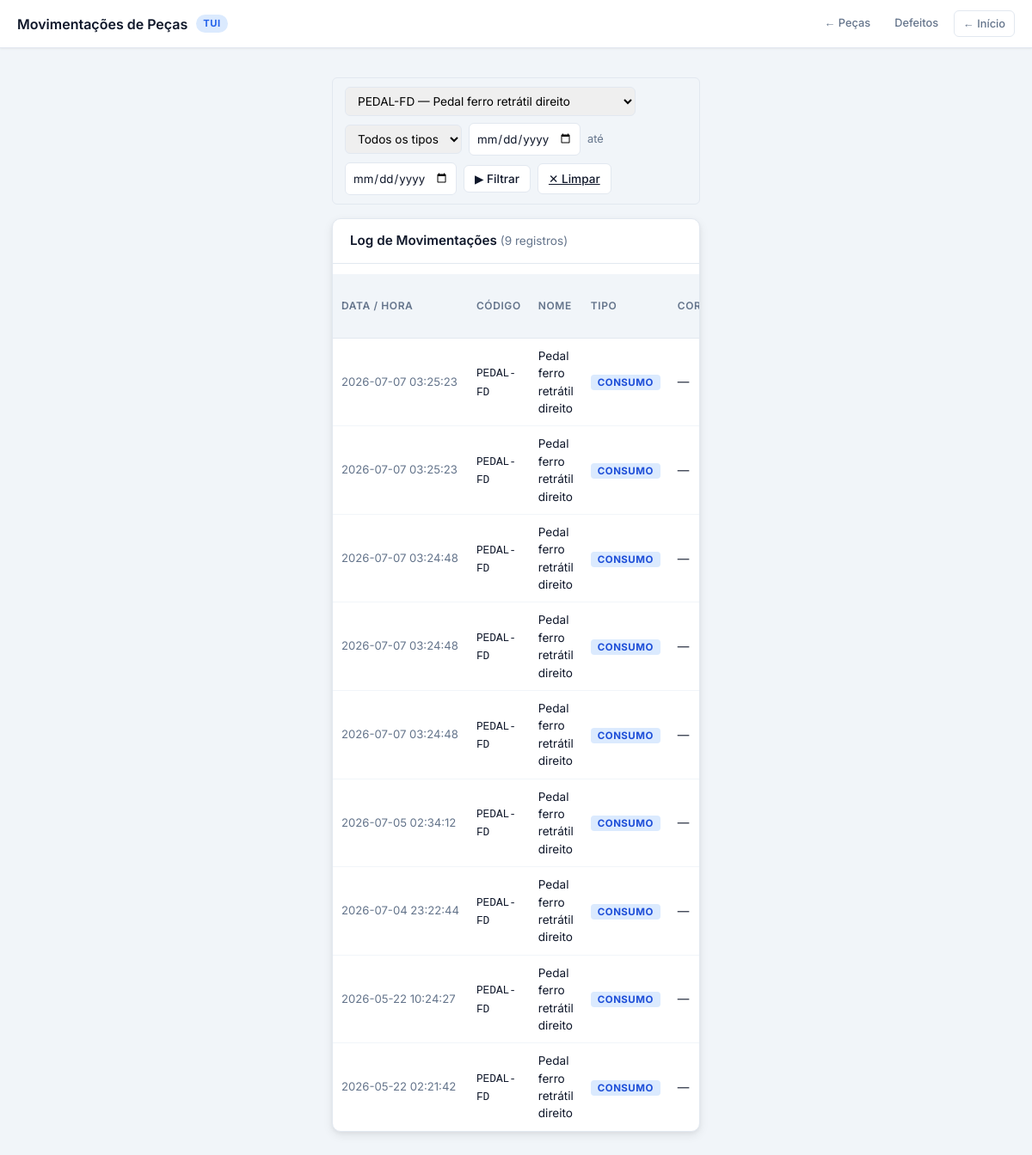
Screenshot of /pecas/movimentacoes?peca_id=2 with the database file from the repository.
### tables this page shows
CREATE TABLE movimentacoes_peca (
            id             INTEGER PRIMARY KEY AUTOINCREMENT,
            peca_id        INTEGER NOT NULL REFERENCES pecas(id),
            cor            TEXT DEFAULT NULL,
            tipo           TEXT NOT NULL,
            quantidade     INTEGER NOT NULL,
            motivo_detalhe TEXT DEFAULT '',
            num_pedido     TEXT DEFAULT '',
            num_lote       TEXT DEFAULT '',
            modelo_scooter TEXT DEFAULT NULL,
            data_hora      TIMESTAMP DEFAULT (strftime('%Y-%m-%d %H:%M:%S','now','localtime'))
        );

CREATE TABLE pecas (
            id               INTEGER PRIMARY KEY AUTOINCREMENT,
            codigo           TEXT UNIQUE NOT NULL,
            nome             TEXT NOT NULL,
            origem           TEXT NOT NULL,
            container_tipo   TEXT DEFAULT 'PADRAO',
            tem_variacao_cor INTEGER DEFAULT 0,
            peca_pai_id      INTEGER REFERENCES pecas(id),
            ativo            INTEGER DEFAULT 1
        , custo_unitario REAL DEFAULT 0);

### app/routes/pecas.py (the view)
@pecas_bp.route('/pecas/movimentacoes')
def movimentacoes():
    peca_id_filtro = request.args.get('peca_id', '').strip()
    tipo_filtro    = request.args.get('tipo', '').strip()
    data_inicio    = request.args.get('data_inicio', '').strip()
    data_fim       = request.args.get('data_fim', '').strip()
    mov = models.consultar_movimentacoes(
        peca_id    = int(peca_id_filtro) if peca_id_filtro else None,
        tipo       = tipo_filtro or None,
        data_inicio= data_inicio or None,
        data_fim   = data_fim or None,
    )
    pecas_lista = models.listar_pecas(apenas_ativas=True)
    return render_template(
        'pecas/movimentacoes.html',
        movimentacoes=mov,
        pecas_lista=pecas_lista,
        peca_id_filtro=peca_id_filtro,
        tipo_filtro=tipo_filtro,
        data_inicio=data_inicio,
        data_fim=data_fim,
    )

### app/models/connection.py (called while the page is built)
def get_connection():
    conn = sqlite3.connect(NOME_BANCO_DE_DADOS)
    conn.row_factory = sqlite3.Row
    return conn

### app/models/peca.py (called while the page is built)
def listar_pecas(apenas_ativas=True, apenas_raiz=False):
    conn = get_connection()
    conditions = []
    if apenas_ativas:
        conditions.append("p.ativo = 1")
    if apenas_raiz:
        conditions.append("p.peca_pai_id IS NULL")
    where = ("WHERE " + " AND ".join(conditions)) if conditions else ""
    query = f"""
        SELECT p.id, p.codigo, p.nome, p.origem, p.container_tipo,
               p.tem_variacao_cor, p.peca_pai_id, p.ativo,
               p.custo_unitario,
               COALESCE(SUM(ep.quantidade), 0) AS estoque_total
        FROM pecas p
        LEFT JOIN estoque_pecas ep ON ep.peca_id = p.id
        {where}
        GROUP BY p.id
        ORDER BY p.nome
    """
    rows = conn.execute(query).fetchall()
    conn.close()
    return [dict(row) for row in rows]

### app/templates/pecas/movimentacoes.html (shortened to what this page needs)
<!DOCTYPE html>
<html lang="pt-br">
<head>
    <link rel="stylesheet" href="{{ url_for('static', filename='css/style.css') }}">
</head>
<body>
<header class="page-header">
    <div class="page-header-title">
        Movimentações de Peças
        <span class="badge">TUI</span>
    </div>
    <div class="page-nav-links">
        <a href="{{ url_for('pecas') }}">← Peças</a>
        <a href="{{ url_for('defeitos_pecas') }}">Defeitos</a>
        <a href="{{ url_for('landing_page') }}" class="btn-back">← Início</a>
    </div>
</header>
<div class="container">
    <div class="filter-controls">
        <form method="get" action="{{ url_for('movimentacoes_pecas') }}"
              style="display:flex; align-items:center; gap:8px; flex-wrap:wrap;
                     background:none; box-shadow:none; margin:0; padding:0; border-radius:0;">
            <select name="peca_id" style="padding:7px 10px; border:1.5px solid var(--border);
                    border-radius:var(--radius-sm); font-family:inherit; font-size:0.85rem;">
                {% for p in pecas_lista %}
                <option value="{{ p.id }}" {% if peca_id_filtro == p.id|string %}selected{% endif %}>
                    {{ p.codigo }} — {{ p.nome }}
                </option>
                {% endfor %}
            </select>
            <select name="tipo" style="padding:7px 10px; border:1.5px solid var(--border);
                    border-radius:var(--radius-sm); font-family:inherit; font-size:0.85rem;">
                <option value="">Todos os tipos</option>
            </select>
            <input type="date" name="data_inicio" value="{{ data_inicio }}"
                   class="month-picker" style="width:130px;" title="Data início">
            <span style="color:var(--text-muted); font-size:0.8rem;">até</span>
            <input type="date" name="data_fim" value="{{ data_fim }}"
                   class="month-picker" style="width:130px;" title="Data fim">
            <button type="submit" class="btn" style="padding:7px 12px; font-size:0.85rem;">▶ Filtrar</button>
            <a href="{{ url_for('movimentacoes_pecas') }}" class="btn"
               style="padding:7px 12px; font-size:0.85rem;">✕ Limpar</a>
        </form>
    </div>
    <div style="background:var(--card); border-radius:var(--radius); box-shadow:var(--shadow-md);
                margin-top:16px; overflow:hidden; border:1px solid var(--border);">
        <div style="padding:14px 20px; border-bottom:1px solid var(--border); display:flex;
                    align-items:center; justify-content:space-between;">
            <h2 style="font-size:0.95rem; font-weight:600; margin:0;">
                Log de Movimentações
                <span style="font-weight:400; color:var(--text-muted); font-size:0.85rem;">
                    ({{ movimentacoes|length }} registros)
                </span>
            </h2>
        </div>
        <div style="overflow-x:auto;">
            <table>
                <thead>
                    <tr>
                        <th>Data / Hora</th>
                        <th>Código</th>
                        <th>Nome</th>
                        <th>Tipo</th>
                        <th>Cor</th>
                    </tr>
                </thead>
                <tbody>
                    {% for m in movimentacoes %}
                    <tr>
                        <td style="white-space:nowrap; color:var(--text-muted); font-size:0.82rem;">
                            {{ m.data_hora }}
                        </td>
                        <td><code style="font-size:0.8rem;">{{ m.codigo }}</code></td>
                        <td>{{ m.nome }}</td>
                        <td>
                            <span class="badge-tipo tipo-{{ m.tipo | lower }}">{{ m.tipo }}</span>
                        </td>
                        <td>{{ m.cor or '—' }}</td>
                    </tr>
                    {% else %}
                    <tr>
                        <td colspan="9" style="text-align:center; color:var(--text-muted); padding:32px;">
                            Nenhuma movimentação no período selecionado.
                        </td>
                    </tr>
                    {% endfor %}
                </tbody>
            </table>
        </div>
    </div>
</div>
</body>
</html>

### app/static/css/style.css (style rules this page uses)
:root { --primary: #2563eb; --primary-dark: #1d4ed8; --primary-light: #dbeafe; --success: #10b981; --success-dark: #059669; --danger: #ef4444; --danger-dark: #dc2626; --warning: #f59e0b; --warning-dark: #d97706; --surface: #f1f5f9; --card: #ffffff; --text: #0f172a; --text-muted: #64748b; --border: #e2e8f0; --radius: 10px; --radius-sm: 6px; --radius-lg: 14px; --shadow-sm: 0 1px 2px rgba(0,0,0,0.06); --shadow: 0 1px 3px rgba(0,0,0,0.10), 0 1px 2px rgba(0,0,0,0.06); --shadow-md: 0 4px 12px rgba(0,0,0,0.08), 0 2px 4px rgba(0,0,0,0.04); --shadow-lg: 0 10px 30px rgba(0,0,0,0.10), 0 4px 10px rgba(0,0,0,0.05); }
*, *::before, *::after { box-sizing: border-box; }
body { font-family: 'Inter', sans-serif; margin: 0; background-color: var(--surface); color: var(--text); font-size: 15px; line-height: 1.5; }
h1, h2, h3 { margin: 0; font-weight: 600; }
.page-header { background: var(--card); border-bottom: 1px solid var(--border); padding: 0 20px; display: flex; align-items: center; justify-content: space-between; height: 56px; position: sticky; top: 0; z-index: 100; box-shadow: var(--shadow-sm); }
.page-header-title { font-size: 1rem; font-weight: 600; color: var(--text); display: flex; align-items: center; gap: 10px; }
.page-header-title .badge { background: var(--primary-light); color: var(--primary); font-size: 0.7rem; font-weight: 700; padding: 2px 8px; border-radius: 999px; text-transform: uppercase; letter-spacing: 0.05em; }
.btn-back { display: inline-flex; align-items: center; gap: 6px; text-decoration: none; color: var(--text-muted); font-size: 0.875rem; font-weight: 500; padding: 6px 12px; border-radius: var(--radius-sm); border: 1px solid var(--border); background: var(--card); transition: all 0.15s ease; }
.page-nav-links { display: flex; gap: 8px; }
.page-nav-links a { text-decoration: none; color: var(--text-muted); font-size: 0.8rem; font-weight: 500; padding: 5px 10px; border-radius: var(--radius-sm); transition: all 0.15s; }
.container { width: 100%; max-width: 460px; margin: 0 auto; padding: 20px 16px 40px; }
form { background: var(--card); border-radius: var(--radius-lg); box-shadow: var(--shadow-md); margin-bottom: 20px; overflow: hidden; }
.btn { padding: 9px 12px; border: 1.5px solid var(--border); background: var(--card); border-radius: var(--radius-sm); cursor: pointer; font-size: 0.9rem; font-family: inherit; color: var(--text); font-weight: 500; transition: all 0.15s ease; flex: 1; min-height: 42px; text-align: center; }
table { width: 100%; font-size: 0.85rem; border-collapse: collapse; margin-top: 12px; }
thead th { padding: 10px 10px; text-align: left; font-size: 0.75rem; font-weight: 600; text-transform: uppercase; letter-spacing: 0.05em; color: var(--text-muted); background: var(--surface); border-bottom: 1px solid var(--border); }
tbody td { padding: 10px 10px; border-bottom: 1px solid #f1f5f9; color: var(--text); vertical-align: middle; }
tbody tr:last-child td { border-bottom: none; }
.filter-controls { display: flex; flex-wrap: wrap; align-items: center; gap: 8px; background: var(--surface); padding: 10px 14px; border-radius: var(--radius-sm); margin-top: 14px; border: 1px solid var(--border); }
.filter-controls .btn { flex: none; padding: 6px 12px; font-size: 0.8rem; min-height: auto; }
.month-picker { padding: 8px; border: 1.5px solid var(--border); border-radius: var(--radius-sm); font-family: inherit; color: var(--text); cursor: pointer; background: var(--card); height: 38px; }

### app/templates/pecas/movimentacoes.html (style rules this page uses)
.badge-tipo { font-size: 0.72rem; font-weight: 700; padding: 2px 8px; border-radius: 4px; letter-spacing: .04em; }
.tipo-consumo { background: #dbeafe; color: #1d4ed8; }

### rows the page displays
movimentacoes_peca: data_hora "2026-07-07 03:25:23", codigo "PEDAL-FD", nome "Pedal ferro retrátil direito", tipo "CONSUMO", cor "—"
movimentacoes_peca: data_hora "2026-07-07 03:25:23", codigo "PEDAL-FD", nome "Pedal ferro retrátil direito", tipo "CONSUMO", cor "—"
movimentacoes_peca: data_hora "2026-07-07 03:24:48", codigo "PEDAL-FD", nome "Pedal ferro retrátil direito", tipo "CONSUMO", cor "—"
movimentacoes_peca: data_hora "2026-07-07 03:24:48", codigo "PEDAL-FD", nome "Pedal ferro retrátil direito", tipo "CONSUMO", cor "—"
movimentacoes_peca: data_hora "2026-07-07 03:24:48", codigo "PEDAL-FD", nome "Pedal ferro retrátil direito", tipo "CONSUMO", cor "—"
movimentacoes_peca: data_hora "2026-07-05 02:34:12", codigo "PEDAL-FD", nome "Pedal ferro retrátil direito", tipo "CONSUMO", cor "—"
movimentacoes_peca: data_hora "2026-07-04 23:22:44", codigo "PEDAL-FD", nome "Pedal ferro retrátil direito", tipo "CONSUMO", cor "—"
movimentacoes_peca: data_hora "2026-05-22 10:24:27", codigo "PEDAL-FD", nome "Pedal ferro retrátil direito", tipo "CONSUMO", cor "—"
movimentacoes_peca: data_hora "2026-05-22 02:21:42", codigo "PEDAL-FD", nome "Pedal ferro retrátil direito", tipo "CONSUMO", cor "—"

### other values shown
{{ movimentacoes|length }} "9"
form field peca_id "PEDAL-FD — Pedal ferro retrátil direito"
